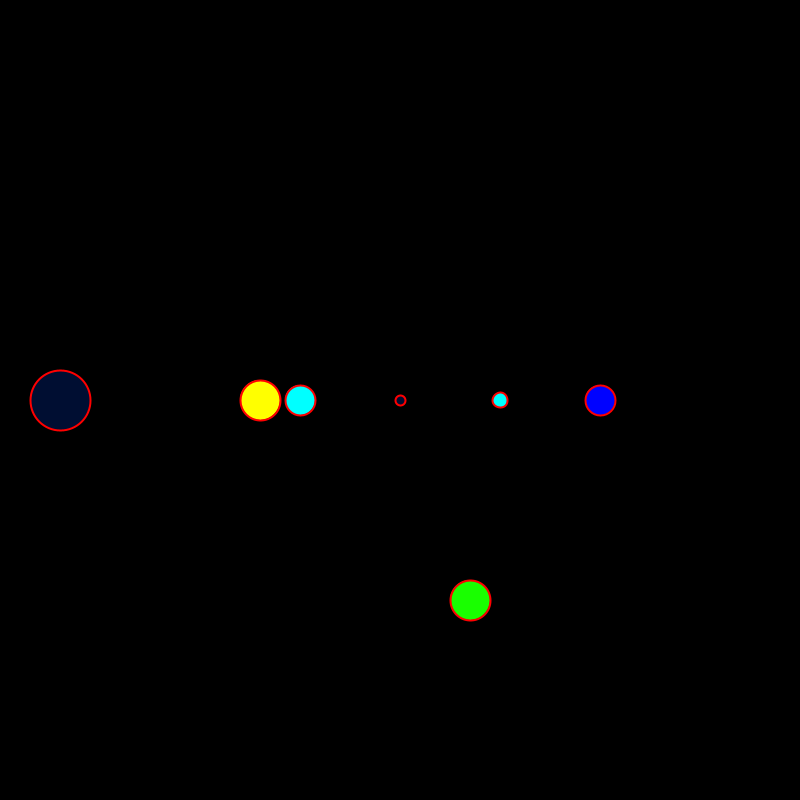
Frame 1 (no input)
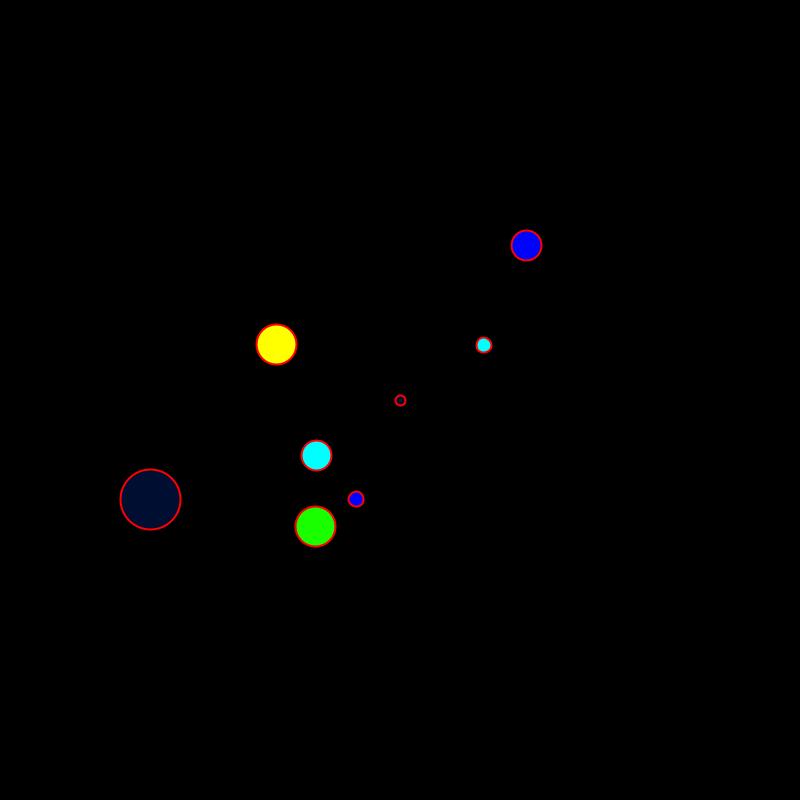
Frame 60 (the mouse pressed at the canvas centre just before this capture)
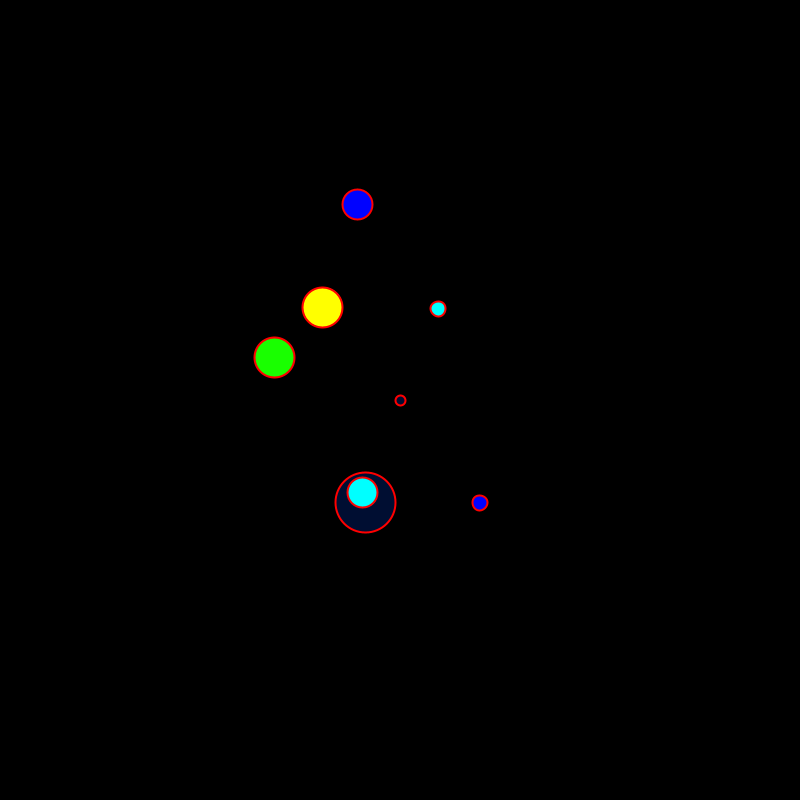
Frame 120 (the mouse held since frame 60 and released just before this capture)

The Processing sketch that drew these frames (run headless with seeded random() and noise(); from frame 60 on, the mouse is pressed at the canvas centre):

// Processing sketch: processing_94666
// ── processing_94666.pde

float winkel = 0.0;
float radius = 100.0;
float radius2 = 200.0;
float winkel2 = 0.0;



void setup() {
  size (800, 800);
  smooth();
  noFill();
}
void draw() {
  background(0);
  //vollkreis darstellen
  stroke(255, 255, 0);
  strokeWeight(2);

  //  ellipse(width/2, height/2, radius*2, radius*2);
  //x,y,koordinaten
  float x = width/2 + radius * cos(winkel);
  float y = height/2 - radius * sin(winkel);
  //-----------
  float xx = width/2 - radius * cos(winkel);
  float yy = height/2 + radius * sin(winkel);
  //----------radius 2
  float xxx = width/2 + radius2 * cos(winkel2);
  float yyy = height/2 - radius2 * sin(winkel2);
  //-----------
  float xxxx = width/2 - radius2 * cos(winkel2);
  float yyyy = height/2 + radius2 * sin(winkel2);

  float xspecial = x - radius2 * cos(winkel2);
  float yspecial = y + radius2 * sin(winkel2);

  float xspecial2 = xx - radius2 * cos(winkel2);
  float yspecial2 = yy + radius2 * sin(winkel2);


  float xspecial3 = xxx - radius2 * cos(winkel2);
  float yspecial3 = yyy + radius2 * sin(winkel2);




  //Kreispunkt darstellen
  stroke(255, 0, 0);
  strokeWeight(2);
  //line(width/2,height/2,x,y);//no
  fill(0, 255, 255);
  ellipse(x+winkel, y+winkel2, 15, 15);//hellblau mini 
  noFill();
  fill(0, 14, 50);
  ellipse(xspecial2-40, yspecial, 60, 60);//Blaugroß
  ellipse(width/2, height/2, 10, 10);
  noFill();



  fill(0, 2, 255);
  ellipse(xspecial, yspecial, 15, 15);//Blau mini
  noFill();

  //radius 2 
  fill(0, 255, 255);
  ellipse(xx, yy, 30, 30);//no
  noFill();
  fill(255, 255, 0);
  ellipse(xx-40, y, 40, 40);//Gelb
  noFill();
  // Grün
  fill(25, 255, 0);
  ellipse(yyy+70, xxx, 40, 40);
  noFill();

  fill(0, 2, 255);
  ellipse(xxx, yyy, 30, 30);//blau aussen
  noFill();

  winkel +=0.01; //erhöhung des winkelwertes
  winkel2 +=0.015;
}
